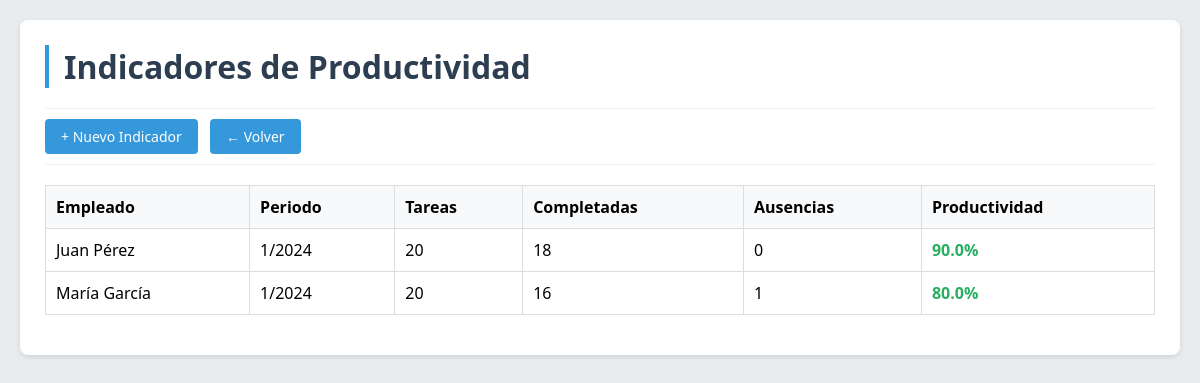
The app's page /index.php?controller=indicador&action=index with its own data.
### tables this page shows
CREATE TABLE IF NOT EXISTS indicadores (
    id INT PRIMARY KEY AUTO_INCREMENT,
    empleado_id INT NOT NULL,
    mes INT NOT NULL,
    ano INT NOT NULL,
    tareas_asignadas INT DEFAULT 0,
    tareas_completadas INT DEFAULT 0,
    ausencias INT DEFAULT 0,
    productividad DECIMAL(5,2) DEFAULT 0,
    created_at TIMESTAMP DEFAULT CURRENT_TIMESTAMP,
    FOREIGN KEY (empleado_id) REFERENCES empleados(id) ON DELETE CASCADE
);

CREATE TABLE IF NOT EXISTS empleados (
    id INT PRIMARY KEY AUTO_INCREMENT,
    codigo VARCHAR(20) UNIQUE NOT NULL,
    nombre VARCHAR(50) NOT NULL,
    apellido VARCHAR(50) NOT NULL,
    cedula VARCHAR(20) UNIQUE NOT NULL,
    fecha_ingreso DATE NOT NULL,
    cargo VARCHAR(100) NOT NULL,
    salario_base DECIMAL(10,2) NOT NULL,
    tipo_salario ENUM('Mensual', 'Por Hora', 'Destajo') DEFAULT 'Mensual',
    salario_minimo DECIMAL(10,2) DEFAULT 3791.20,
    activo BOOLEAN DEFAULT TRUE,
    created_at TIMESTAMP DEFAULT CURRENT_TIMESTAMP,
    updated_at TIMESTAMP DEFAULT CURRENT_TIMESTAMP ON UPDATE CURRENT_TIMESTAMP
);

### php/controllers/IndicadorController.php (called while the page is built, shortened)
<?php
require_once 'php/models/IndicadorModel.php';
class IndicadorController {
    private $model;
    public function __construct() {
        $this->model = new IndicadorModel();
    }
    public function index() {
        $indicadores = $this->model->listarTodos();
        include 'php/views/indicadores/index.php';
    }
}
?>

### php/config/conexion.php (called while the page is built)
<?php
class Conexion {
    private $host = "localhost";
    private $db = "rrhh_sistema";
    private $user = "root";
    private $pass = "";
    public $conn;
    public function __construct() {
        try {
            $this->conn = new PDO(
                "mysql:host={$this->host};dbname={$this->db};charset=utf8",
                $this->user,
                $this->pass
            );
            $this->conn->setAttribute(PDO::ATTR_ERRMODE, PDO::ERRMODE_EXCEPTION);
        } catch(PDOException $e) {
            die("Error de conexión: " . $e->getMessage());
        }
    }
    public function getConnection() {
        return $this->conn;
    }
}
?>

### php/models/IndicadorModel.php (called while the page is built, shortened)
<?php
require_once 'php/config/conexion.php';
class IndicadorModel {
    private $db;
    public function __construct() {
        $conexion = new Conexion();
        $this->db = $conexion->getConnection();
    }
    public function listarTodos() {
        $query = "SELECT i.*, e.nombre, e.apellido, e.fecha_ingreso
                  FROM indicadores i
                  JOIN empleados e ON i.empleado_id = e.id
                  WHERE STR_TO_DATE(CONCAT(i.ano, '-', i.mes, '-01'), '%Y-%m-%d') >= e.fecha_ingreso
                  ORDER BY i.ano DESC, i.mes DESC";
        $stmt = $this->db->prepare($query);
        $stmt->execute();
        return $stmt->fetchAll(PDO::FETCH_ASSOC);
    }
}
?>

### php/views/indicadores/index.php (the view, shortened to what this page needs)
<!DOCTYPE html>
<html lang="es">
<head>
    <link rel="stylesheet" href="css/estilo.css">
</head>
<body>
    <div class="container">
        <h1>Indicadores de Productividad</h1>
        <div class="menu">
            <a href="index.php?controller=indicador&action=crear" class="btn">+ Nuevo Indicador</a>
            <a href="index.php?controller=empleado&action=index" class="btn">← Volver</a>
        </div>
        <table>
            <thead>
                <tr><th>Empleado</th><th>Periodo</th><th>Tareas</th><th>Completadas</th><th>Ausencias</th><th>Productividad</th></tr>
            </thead>
            <tbody>
                <?php foreach($indicadores as $i): ?>
                <tr>
                    <td><?php echo $i['nombre'] . ' ' . $i['apellido']; ?></td>
                    <td><?php echo $i['mes'] . '/' . $i['ano']; ?></td>
                    <td><?php echo $i['tareas_asignadas']; ?></td>
                    <td><?php echo $i['tareas_completadas']; ?></td>
                    <td><?php echo $i['ausencias']; ?></td>
                    <td class="productividad"><?php echo number_format($i['productividad'], 1); ?>%</td>
                </tr>
                <?php endforeach; ?>
            </tbody>
        </table>
    </div>
</body>
</html>

### css/estilo.css (style rules this page uses)
* { margin: 0; padding: 0; box-sizing: border-box; }
body { font-family: 'Segoe UI', Arial, sans-serif; background: #e9ecef; padding: 20px; }
.container { max-width: 1200px; margin: 0 auto; background: white; padding: 25px; border-radius: 8px; box-shadow: 0 2px 5px rgba(0,0,0,0.1); }
h1 { color: #2c3e50; border-left: 4px solid #3498db; padding-left: 15px; margin-bottom: 20px; }
.menu { margin: 20px 0; padding: 10px 0; border-top: 1px solid #eee; border-bottom: 1px solid #eee; }
.btn { display: inline-block; padding: 8px 16px; background: #3498db; color: white; text-decoration: none; border-radius: 4px; border: none; cursor: pointer; font-size: 14px; margin-right: 8px; }
table { width: 100%; border-collapse: collapse; margin: 15px 0; }
table th, table td { border: 1px solid #ddd; padding: 10px; text-align: left; }
table th { background: #f8f9fa; font-weight: bold; }
.productividad { font-weight: bold; color: #27ae60; }

### records on screen
indicadores: empleado.nombre "Juan", empleado.apellido "Pérez", mes "1", ano "2024", tareas_asignadas "20", tareas_completadas "18", ausencias "0", productividad "90.0"
indicadores: empleado.nombre "María", empleado.apellido "García", mes "1", ano "2024", tareas_asignadas "20", tareas_completadas "16", ausencias "1", productividad "80.0"
